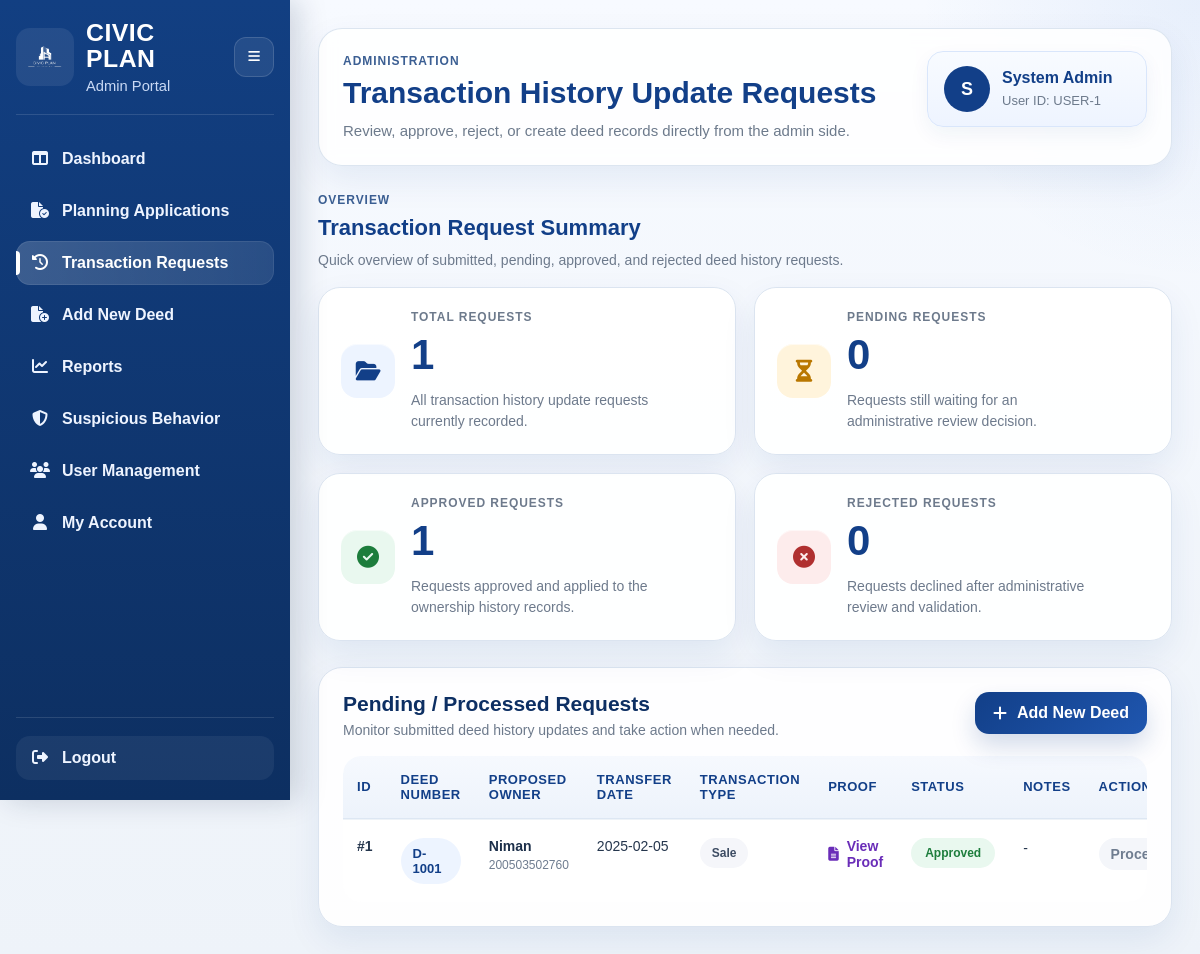
Before: /admin/transaction-history-requests (signed in) with the older database file.
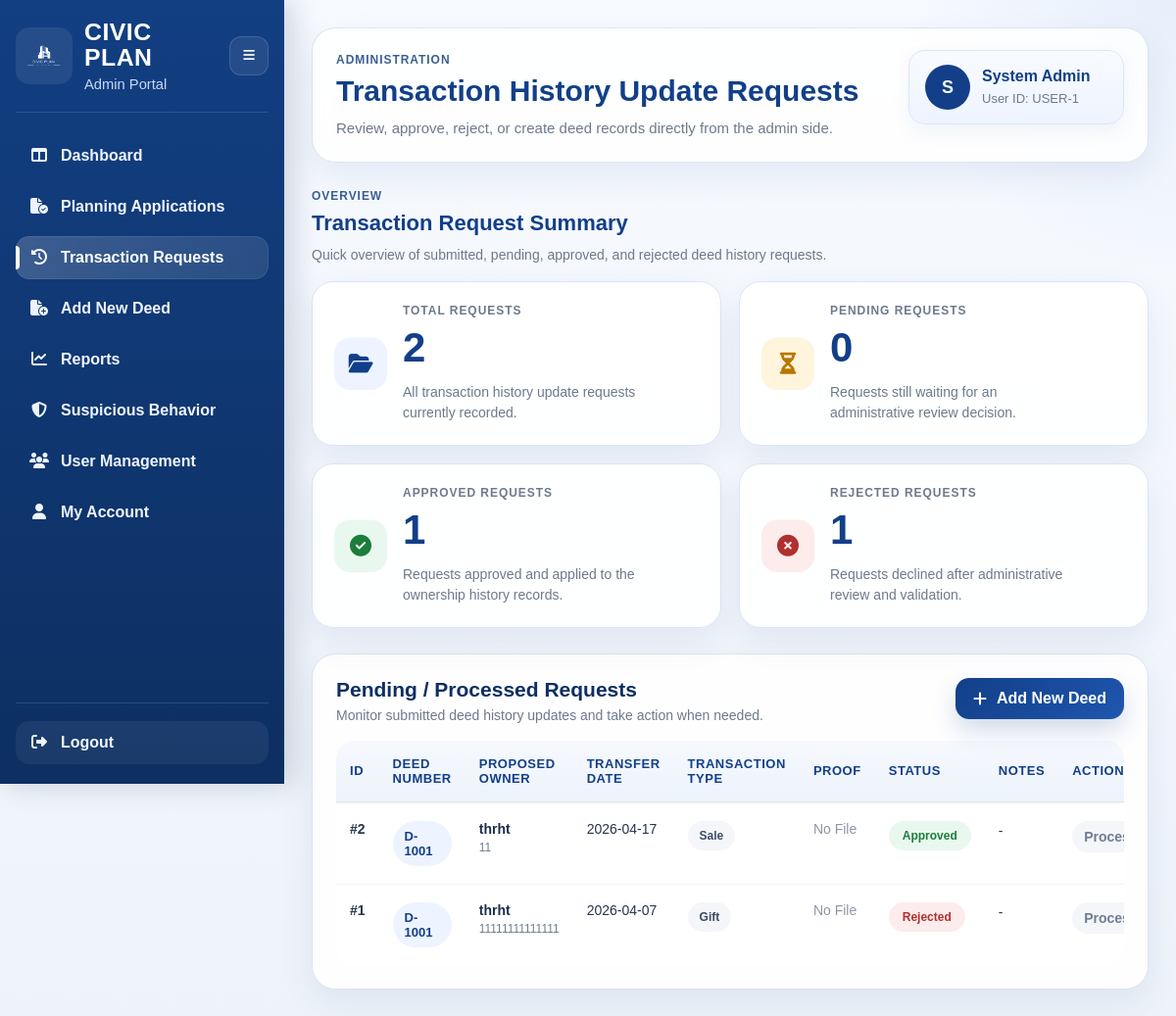
After: the same page with the newer database file.
### tables this page shows
CREATE TABLE users (
        user_id INTEGER PRIMARY KEY AUTOINCREMENT,
        first_name TEXT NOT NULL,
        last_name TEXT NOT NULL,
        phone_number TEXT,
        email TEXT NOT NULL,
        password_hash TEXT NOT NULL,
        date_of_birth TEXT,
        address TEXT,
        city TEXT,
        nic TEXT NOT NULL,
        employee_id TEXT,
        is_admin BOOLEAN DEFAULT 0,
        is_active BOOLEAN DEFAULT 1,
        created_at TEXT DEFAULT CURRENT_TIMESTAMP
    , failed_login_attempts INTEGER DEFAULT 0);

CREATE TABLE transaction_history_update_request (
        request_id INTEGER PRIMARY KEY AUTOINCREMENT,
        user_id INTEGER NOT NULL,
        deed_number TEXT NOT NULL,
        proposed_owner_name TEXT NOT NULL,
        proposed_owner_nic TEXT,
        proposed_owner_address TEXT,
        proposed_owner_phone TEXT,
        proposed_transfer_date TEXT NOT NULL,
        proposed_transaction_type TEXT NOT NULL,
        notes TEXT,
        proof_document_path TEXT,
        status TEXT DEFAULT 'Pending',
        submitted_at TEXT DEFAULT CURRENT_TIMESTAMP,
        reviewed_by INTEGER,
        reviewed_at TEXT,
        admin_comment TEXT,
        FOREIGN KEY (user_id) REFERENCES users(user_id),
        FOREIGN KEY (reviewed_by) REFERENCES users(user_id)
    );

### routes/admin_routes.py (the view)
@admin_bp.route("/admin/transaction-history-requests")
def admin_transaction_history_requests():
    admin_user, redirect_response = admin_required()
    if redirect_response:
        return redirect_response
    conn = get_connection()
    cursor = conn.cursor()
    cursor.execute(
        """
        SELECT *
        FROM transaction_history_update_request
        ORDER BY submitted_at DESC
        """
    )
    requests = cursor.fetchall()
    conn.close()
    return render_template(
        "admin_transaction_history_requests.html",
        user=admin_user,
        requests=requests,
        active_page="transaction_requests",
    )

### templates/admin_transaction_history_requests.html (shortened to what this page needs)
<!DOCTYPE html>
<html lang="en">
<head>
    <link rel="stylesheet" href="{{ url_for('static', filename='admin_dashboard.css') }}">
    <link rel="stylesheet" href="{{ url_for('static', filename='admin_transaction_requests.css') }}">
    <link rel="stylesheet" href="{{ url_for('static', filename='admin_sidebar.css') }}">
    <link rel="stylesheet" href="https://cdnjs.cloudflare.com/ajax/libs/font-awesome/6.5.0/css/all.min.css">
</head>
<body>
    <div class="dashboard-shell">
        {% include 'partials/admin_sidebar.html' %}
        <main class="main-content">
            <header class="topbar glass-topbar">
                <div class="topbar-content">
                    <div class="page-heading">
                        <span class="page-kicker">Administration</span>
                        <h1>Transaction History Update Requests</h1>
                        <p>Review, approve, reject, or create deed records directly from the admin side.</p>
                    </div>
                </div>
                <div class="admin-chip soft-chip">
                    <div class="avatar">{{ user['first_name'][0] | upper }}</div>
                    <div>
                        <strong>{{ user['first_name'] }} {{ user['last_name'] }}</strong>
                        <span>User ID: USER-{{ user['user_id'] }}</span>
                    </div>
                </div>
            </header>
            <section class="stats-section">
                <div class="section-head">
                    <div>
                        <span class="section-kicker">Overview</span>
                        <h2>Transaction Request Summary</h2>
                        <p>Quick overview of submitted, pending, approved, and rejected deed history requests.</p>
                    </div>
                </div>
                <div class="stats-grid reports-stats-grid modern-stats-grid">
                    <div class="stat-card modern-stat-card total-users">
                        <div class="stat-icon blue">
                            <i class="fa-solid fa-folder-open"></i>
                        </div>
                        <div class="stat-content">
                            <span class="stat-label">Total Requests</span>
                            <h3>{{ requests|length }}</h3>
                            <p>All transaction history update requests currently recorded.</p>
                        </div>
                    </div>
                    <div class="stat-card modern-stat-card total-applications">
                        <div class="stat-icon amber">
                            <i class="fa-solid fa-hourglass-half"></i>
                        </div>
                        <div class="stat-content">
                            <span class="stat-label">Pending Requests</span>
                            <h3>{{ requests | selectattr('status', 'equalto', 'Pending') | list | length }}</h3>
                            <p>Requests still waiting for an administrative review decision.</p>
                        </div>
                    </div>
                    <div class="stat-card modern-stat-card active-users">
                        <div class="stat-icon green">
                            <i class="fa-solid fa-circle-check"></i>
                        </div>
                        <div class="stat-content">
                            <span class="stat-label">Approved Requests</span>
                            <h3>{{ requests | selectattr('status', 'equalto', 'Approved') | list | length }}</h3>
                            <p>Requests approved and applied to the ownership history records.</p>
                        </div>
                    </div>
                    <div class="stat-card modern-stat-card rejected-card">
                        <div class="stat-icon red">
                            <i class="fa-solid fa-circle-xmark"></i>
                        </div>
                        <div class="stat-content">
                            <span class="stat-label">Rejected Requests</span>
                            <h3>{{ requests | selectattr('status', 'equalto', 'Rejected') | list | length }}</h3>
                            <p>Requests declined after administrative review and validation.</p>
                        </div>
                    </div>
                </div>
            </section>
            <section class="panel request-panel request-panel-modern">
                <div class="panel-header panel-header-modern">
                    <div>
                        <h2>Pending / Processed Requests</h2>
                        <p class="panel-subtext">Monitor submitted deed history updates and take action when needed.</p>
                    </div>
                    <div class="header-actions">
                        <a href="{{ url_for('admin.admin_add_deed_page') }}" class="btn-primary-action">
                            <i class="fa-solid fa-plus"></i>
                            Add New Deed
                        </a>
                    </div>
                </div>
                <div class="table-wrap custom-table-wrap modern-table-wrap">
                    <table class="request-table modern-request-table">
                        <thead>
                            <tr>
                                <th>ID</th>
                                <th>Deed Number</th>
                                <th>Proposed Owner</th>
                                <th>Transfer Date</th>
                                <th>Transaction Type</th>
                                <th>Proof</th>
                                <th>Status</th>
                                <th>Notes</th>
                                <th>Actions</th>
                            </tr>
                        </thead>
                        <tbody>
                            {% for req in requests %}
                            <tr>
                                <td class="id-cell">#{{ req['request_id'] }}</td>
                                <td>
                                    <span class="deed-badge">{{ req['deed_number'] }}</span>
                                </td>
                                <td>
                                    <div class="owner-cell">
                                        <strong>{{ req['proposed_owner_name'] }}</strong>
                                        {% if req['proposed_owner_nic'] %}
                                        <small>{{ req['proposed_owner_nic'] }}</small>
                                        {% endif %}
                                    </div>
                                </td>
                                <td>{{ req['proposed_transfer_date'] }}</td>
                                <td>
                                    <span class="type-badge">{{ req['proposed_transaction_type'] }}</span>
                                </td>
                                <td>
                                    {% if req['proof_document_path'] %}
                                    <a class="proof-link" href="/{{ req['proof_document_path'] }}" target="_blank">
                                        <i class="fa-solid fa-file-lines"></i>
                                        <span>View Proof</span>
                                    </a>
                                    {% else %}
                                    <span class="muted-text">No File</span>
                                    {% endif %}
                                </td>
                                <td>
                                    {% if req['status'] == 'Pending' %}
                                    <span class="status-badge pending">Pending</span>
                                    {% elif req['status'] == 'Approved' %}
                                    <span class="status-badge approved">Approved</span>
                                    {% elif req['status'] == 'Rejected' %}
                                    <span class="status-badge rejected">Rejected</span>
                                    {% else %}
                                    <span class="status-badge">{{ req['status'] }}</span>
                                    {% endif %}
                                </td>
                                <td class="notes-cell">
                                    {{ req['notes'] if req['notes'] else '-' }}
                                </td>
                                <td>
                                    {% if req['status'] == 'Pending' %}
                                    <div class="action-stack">
                                        <form action="{{ url_for('admin.approve_transaction_history_request', request_id=req['request_id']) }}" method="POST">
                                            <button type="submit" class="btn-approve">
                                                <i class="fa-solid fa-check"></i>
                                                Approve
                                            </button>
                                        </form>
                                        <form action="{{ url_for('admin.reject_transaction_history_request', request_id=req['request_id']) }}" method="POST" class="reject-form">
                                            <input type="text" name="admin_comment" placeholder="Reason for rejection" required>
                                            <button type="submit" class="btn-reject">
                                                <i class="fa-solid fa-xmark"></i>
                                                Reject
                                            </button>
                                        </form>
                                    </div>
                                    {% else %}
                                    <span class="processed-label">Processed</span>
                                    {% endif %}
                                </td>
                            </tr>
                            {% endfor %}
                        </tbody>
                    </table>
                </div>
            </section>
        </main>
    </div>
</body>
</html>

### templates/partials/admin_sidebar.html (shortened to what this page needs)
<aside class="sidebar admin-sidebar" id="adminSidebar">
    <div class="sidebar-top">
        <div class="sidebar-brand">
            <a href="{{ url_for('admin.admin_dashboard') }}" class="brand-link">
                <img src="{{ url_for('static', filename='images/logo-removebackground.png') }}" alt="Civic Plan Logo" />
                <div class="brand-text">
                    <h2>CIVIC PLAN</h2>
                    <p>Admin Portal</p>
                </div>
            </a>
            <button type="button" class="sidebar-toggle" id="sidebarToggle" aria-label="Toggle sidebar">
                <i class="fa-solid fa-bars"></i>
            </button>
        </div>
        <nav class="sidebar-nav">
            <a href="{{ url_for('admin.admin_dashboard') }}"
                class="nav-link {% if active_page == 'dashboard' or request.endpoint == 'admin.admin_dashboard' %}active{% endif %}">
                <span class="nav-icon"><i class="fa-solid fa-table-columns"></i></span>
                <span class="nav-text">Dashboard</span>
            </a>
            <a href="{{ url_for('admin_planning.admin_planning_applications') }}"
                class="nav-link ">
                <span class="nav-icon"><i class="fa-solid fa-file-circle-check"></i></span>
                <span class="nav-text">Planning Applications</span>
            </a>
            <a href="{{ url_for('admin.admin_transaction_history_requests') }}"
                class="nav-link {% if active_page == 'transaction_requests' or request.endpoint == 'admin.admin_transaction_history_requests' %}active{% endif %}">
                <span class="nav-icon"><i class="fa-solid fa-clock-rotate-left"></i></span>
                <span class="nav-text">Transaction Requests</span>
            </a>
            <a href="{{ url_for('admin.admin_add_deed_page') }}"
                class="nav-link {% if active_page == 'add_deed' or request.endpoint == 'admin.admin_add_deed_page' or request.endpoint == 'admin.admin_add_deed' %}active{% endif %}">
                <span class="nav-icon"><i class="fa-solid fa-file-circle-plus"></i></span>
                <span class="nav-text">Add New Deed</span>
            </a>
            <a href="{{ url_for('admin_reports.admin_reports') }}"
                class="nav-link ">
                <span class="nav-icon"><i class="fa-solid fa-chart-line"></i></span>
                <span class="nav-text">Reports</span>
            </a>
            <a href="{{ url_for('admin.admin_suspicious_behavior') }}"
                class="nav-link {% if active_page == 'suspicious_behavior' or request.endpoint == 'admin.admin_suspicious_behavior' %}active{% endif %}">
                <span class="nav-icon"><i class="fa-solid fa-shield-halved"></i></span>
                <span class="nav-text">Suspicious Behavior</span>
            </a>
            <a href="{{ url_for('admin.admin_users') }}"
                class="nav-link {% if active_page == 'user_management' or request.endpoint == 'admin.admin_users' %}active{% endif %}">
                <span class="nav-icon"><i class="fas fa-users"></i></span>
                <span class="nav-text">User Management</span>
            </a>
            <a href="{{ url_for('user.account') }}"
                class="nav-link {% if request.endpoint == 'user.account' %}active{% endif %}">
                <span class="nav-icon"><i class="fa-solid fa-user"></i></span>
                <span class="nav-text">My Account</span>
            </a>
        </nav>
    </div>
    <div class="sidebar-footer">
        <a href="{{ url_for('auth.logout') }}" class="nav-link logout-link">
            <span class="nav-icon"><i class="fa-solid fa-right-from-bracket"></i></span>
            <span class="nav-text">Logout</span>
        </a>
    </div>
</aside>

Changed rows visible on the page:
added transaction_history_update_request: request_id "2", deed_number "D-1001", proposed_owner_name "thrht", proposed_owner_nic "11", proposed_transfer_date "2026-04-17", proposed_transaction_type "Sale", shows "No File", status "Approved", notes "-"
changed transaction_history_update_request id 1: proposed_owner_name "Niman" → "thrht"; proposed_owner_nic "200503502760" → "11111111111111"; proposed_transfer_date "2025-02-05" → "2026-04-07"; proposed_transaction_type "Sale" → "Gift"; now shows "No File"; status "Approved" → "Rejected"; no longer shows "View Proof"
Other visible differences:
{{ requests|length }}: "1" → "2"
{{ requests | selectattr('status', 'equalto', 'Rejected') | list | length }}: "0" → "1"
